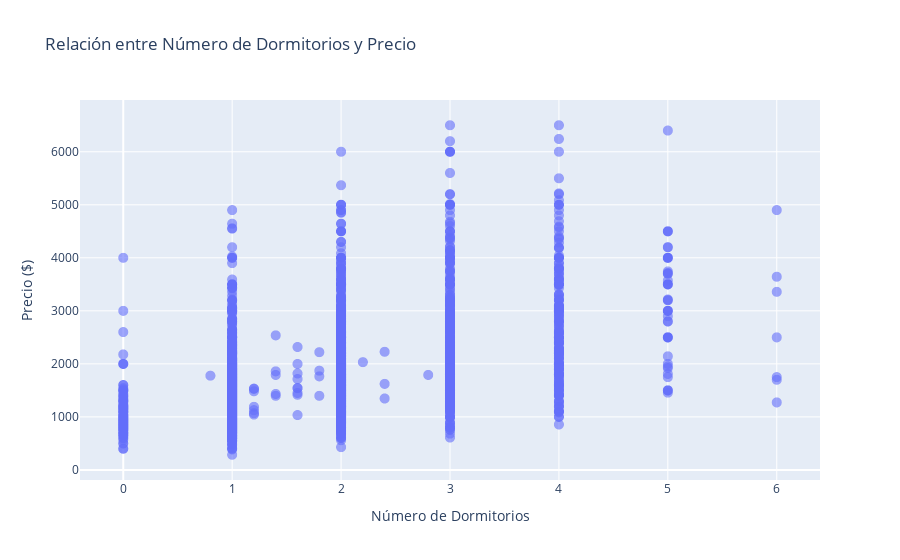

Notebook code for this chart:
### Code cell
fig = px.scatter(df, x='bedrooms', y='price',  
                 title='Relación entre Número de Dormitorios y Precio',
                 labels={'bedrooms': 'Número de Dormitorios', 'price': 'Precio ($)', 'bathrooms_text': 'Baños'})

fig.update_traces(marker=dict(size=10, opacity=0.6))
fig.show()

### Figure 1 — Plotly figure (JSON) as saved in the notebook; plotly's stock layout.template omitted (floating-point values rounded to 4 significant figures; data arrays with more than 128 entries replaced by an {"elided": "..."} marker saying what was removed)
{"data": [{"hovertemplate": "Número de Dormitorios=%{x}<br>Precio ($)=%{y}<extra></extra>", "legendgroup": "", "marker": {"color": "#636efa", "opacity": 0.6, "size": 10, "symbol": "circle"}, "mode": "markers", "name": "", "showlegend": false, "type": "scattergl", "x": {"elided": "6053 float values"}, "xaxis": "x", "y": {"elided": "6053 float values"}, "yaxis": "y"}], "layout": {"legend": {"tracegroupgap": 0}, "title": {"text": "Relación entre Número de Dormitorios y Precio"}, "xaxis": {"anchor": "y", "domain": [0, 1], "title": {"text": "Número de Dormitorios"}}, "yaxis": {"anchor": "x", "domain": [0, 1], "title": {"text": "Precio ($)"}}}}
